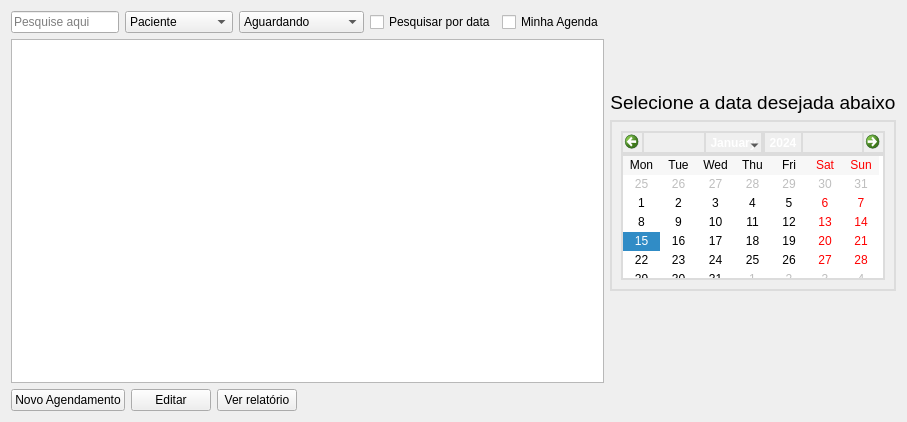
          <widget class="QWidget" name="Agenda">
           <attribute name="title">
            <string>Agenda</string>
           </attribute>
           <layout class="QVBoxLayout" name="verticalLayout_9">
            <item>
             <layout class="QVBoxLayout" name="verticalLayout_6">
              <item>
               <layout class="QHBoxLayout" name="horizontalLayout_10">
                <item>
                 <layout class="QVBoxLayout" name="verticalLayout_15">
                  <item>
                   <layout class="QHBoxLayout" name="horizontalLayout_9">
                    <item>
                     <widget class="QLineEdit" name="lineEditAgenda">
                      <property name="inputMask">
                       <string/>
                      </property>
                      <property name="text">
                       <string/>
                      </property>
                      <property name="placeholderText">
                       <string>Pesquise aqui</string>
                      </property>
                      <property name="clearButtonEnabled">
                       <bool>false</bool>
                      </property>
                     </widget>
                    </item>
                    <item>
                     <widget class="QComboBox" name="comboBoxAgenda">
                      <property name="enabled">
                       <bool>true</bool>
                      </property>
                      <property name="sizeAdjustPolicy">
                       <enum>QComboBox::SizeAdjustPolicy::AdjustToContents</enum>
                      </property>
                      <item>
                       <property name="text">
                        <string>Paciente</string>
                       </property>
                      </item>
                      <item>
                       <property name="text">
                        <string>Profissional</string>
                       </property>
                      </item>
                      <item>
                       <property name="text">
                        <string>Especialidade</string>
                       </property>
                      </item>
                     </widget>
                    </item>
                    <item>
                     <widget class="QComboBox" name="comboBoxStatusAgenda">
                      <property name="sizeAdjustPolicy">
                       <enum>QComboBox::SizeAdjustPolicy::AdjustToContents</enum>
                      </property>
                      <item>
                       <property name="text">
                        <string>Aguardando</string>
                       </property>
                      </item>
                      <item>
                       <property name="text">
                        <string>Realizada</string>
                       </property>
                      </item>
                      <item>
                       <property name="text">
                        <string>Paciente ausente</string>
                       </property>
                      </item>
                     </widget>
                    </item>
                    <item>
                     <widget class="QCheckBox" name="checkDataAgenda">
                      <property name="text">
                       <string>Pesquisar por data</string>
                      </property>
                     </widget>
                    </item>
                    <item>
                     <widget class="QCheckBox" name="checkMinhaAgenda">
                      <property name="text">
                       <string>Minha Agenda</string>
                      </property>
                     </widget>
                    </item>
                   </layout>
                  </item>
                  <item>
                   <widget class="QTableWidget" name="tw_agenda">
                    <property name="styleSheet">
                     <string notr="true"/>
                    </property>
                   </widget>
                  </item>
                  <item>
                   <layout class="QHBoxLayout" name="horizontalLayout_8">
                    <item>
                     <widget class="QPushButton" name="btnAgendar">
                      <property name="text">
                       <string>Novo Agendamento</string>
                      </property>
                     </widget>
                    </item>
                    <item>
                     <widget class="QPushButton" name="btnEditarAgenda">
                      <property name="text">
                       <string>Editar</string>
                      </property>
                     </widget>
                    </item>
                    <item>
                     <widget class="QPushButton" name="btnVerRelatorio">
                      <property name="text">
                       <string>Ver relatório</string>
                      </property>
                     </widget>
                    </item>
                    <item>
                     <spacer name="horizontalSpacer_13">
                      <property name="orientation">
                       <enum>Qt::Orientation::Horizontal</enum>
                      </property>
                      <property name="sizeHint" stdset="0">
                       <size>
                        <width>40</width>
                        <height>20</height>
                       </size>
                      </property>
                     </spacer>
                    </item>
                   </layout>
                  </item>
                 </layout>
                </item>
                <item>
                 <layout class="QVBoxLayout" name="verticalLayout_38">
                  <item>
                   <spacer name="verticalSpacer_3">
                    <property name="orientation">
                     <enum>Qt::Orientation::Vertical</enum>
                    </property>
                    <property name="sizeType">
                     <enum>QSizePolicy::Policy::Minimum</enum>
                    </property>
                    <property name="sizeHint" stdset="0">
                     <size>
                      <width>20</width>
                      <height>40</height>
                     </size>
                    </property>
                   </spacer>
                  </item>
                  <item>
                   <spacer name="verticalSpacer_4">
                    <property name="orientation">
                     <enum>Qt::Orientation::Vertical</enum>
                    </property>
                    <property name="sizeType">
                     <enum>QSizePolicy::Policy::Minimum</enum>
                    </property>
                    <property name="sizeHint" stdset="0">
                     <size>
                      <width>20</width>
                      <height>40</height>
                     </size>
                    </property>
                   </spacer>
                  </item>
                  <item>
                   <widget class="QLabel" name="label">
                    <property name="text">
                     <string>&lt;html&gt;&lt;head/&gt;&lt;body&gt;&lt;p align=&quot;center&quot;&gt;&lt;span style=&quot; font-size:14pt;&quot;&gt;Selecione a data desejada abaixo&lt;/span&gt;&lt;/p&gt;&lt;/body&gt;&lt;/html&gt;</string>
                    </property>
                   </widget>
                  </item>
                  <item>
                   <widget class="QFrame" name="frame">
                    <property name="styleSheet">
                     <string notr="true">border: 2px solid #dcdcdc;</string>
                    </property>
                    <property name="frameShape">
                     <enum>QFrame::Shape::StyledPanel</enum>
                    </property>
                    <property name="frameShadow">
                     <enum>QFrame::Shadow::Raised</enum>
                    </property>
                    <layout class="QVBoxLayout" name="verticalLayout_19">
                     <item>
                      <widget class="QCalendarWidget" name="calendarioAgenda">
                       <property name="toolTipDuration">
                        <number>-9</number>
                       </property>
                       <property name="styleSheet">
                        <string notr="true"/>
                       </property>
                       <property name="verticalHeaderFormat">
                        <enum>QCalendarWidget::VerticalHeaderFormat::NoVerticalHeader</enum>
                       </property>
                       <property name="navigationBarVisible">
                        <bool>true</bool>
                       </property>
                      </widget>
                     </item>
                    </layout>
                   </widget>
                  </item>
                  <item>
                   <spacer name="verticalSpacer_2">
                    <property name="orientation">
                     <enum>Qt::Orientation::Vertical</enum>
                    </property>
                    <property name="sizeType">
                     <enum>QSizePolicy::Policy::Minimum</enum>
                    </property>
                    <property name="sizeHint" stdset="0">
                     <size>
                      <width>20</width>
                      <height>40</height>
                     </size>
                    </property>
                   </spacer>
                  </item>
                  <item>
                   <spacer name="verticalSpacer_22">
                    <property name="orientation">
                     <enum>Qt::Orientation::Vertical</enum>
                    </property>
                    <property name="sizeType">
                     <enum>QSizePolicy::Policy::Minimum</enum>
                    </property>
                    <property name="sizeHint" stdset="0">
                     <size>
                      <width>20</width>
                      <height>40</height>
                     </size>
                    </property>
                   </spacer>
                  </item>
                  <item>
                   <spacer name="verticalSpacer_5">
                    <property name="orientation">
                     <enum>Qt::Orientation::Vertical</enum>
                    </property>
                    <property name="sizeType">
                     <enum>QSizePolicy::Policy::Minimum</enum>
                    </property>
                    <property name="sizeHint" stdset="0">
                     <size>
                      <width>20</width>
                      <height>40</height>
                     </size>
                    </property>
                   </spacer>
                  </item>
                 </layout>
                </item>
               </layout>
              </item>
             </layout>
            </item>
           </layout>
          </widget>
